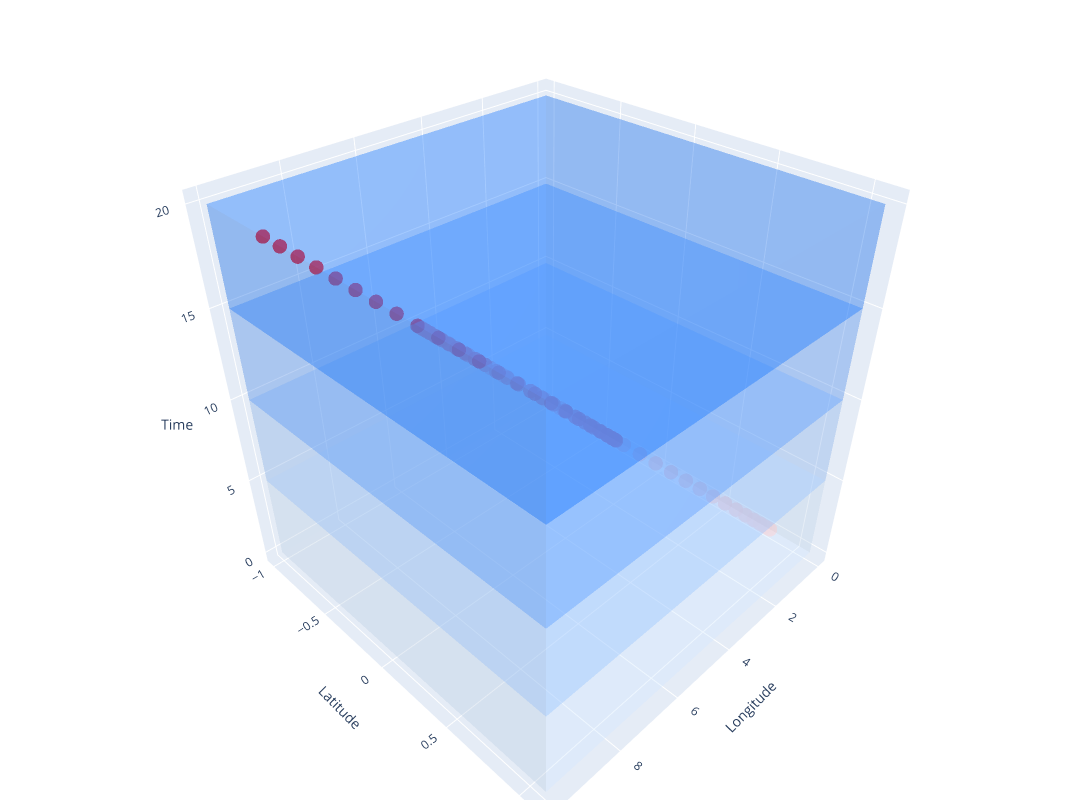

The notebook cell saved with this chart:
### Code cell
import plotly.graph_objects as go
import numpy as np

# Helix equation
t = np.linspace(0, 20, 100)
u = np.linspace(0, 10, 100)
v = np.sin(u)
x, y, z = u, v, t

# Create the main scatter plot
fig = go.Figure(data=[go.Scatter3d(
    x=x,
    y=y,
    z=z,
    mode='markers',
    marker=dict(
        size=5,
        color=z,  
        colorscale=[[0, 'white'], [1, 'red']], 
        opacity=0.8
    )
)])

# Function to add rectangular prisms for different z ranges
def add_prism(fig, z_min, z_max, color):
    x_vertices = [u.min(), u.max(), u.max(), u.min(), u.min(), u.max(), u.max(), u.min()]
    y_vertices = [-1, -1, 1.1, 1.1, -1, -1, 1.1, 1.1] 
    z_vertices = [z_min, z_min, z_min, z_min, z_max, z_max, z_max, z_max]
    
    fig.add_trace(go.Mesh3d(
        x=x_vertices,
        y=y_vertices,
        z=z_vertices,
        color=color,
        opacity=0.2,
        alphahull=0,
        flatshading=True
    ))
# Gradient of blue colors
blue_colors = ['#d0e7ff', '#8dbdff', '#4a93ff', '#0069ff']


add_prism(fig, 0, 5, blue_colors[0])
add_prism(fig, 5, 10, blue_colors[1])
add_prism(fig, 10, 15, blue_colors[2])
add_prism(fig, 15, 20, blue_colors[3])


# Tight layout
fig.update_layout(margin=dict(l=0, r=0, b=0, t=0),
                  title='Positions of a boat over time',
                  scene=dict(
                      xaxis_title='Longitude',
                      yaxis_title='Latitude',
                      zaxis_title='Time'
                  ),
                  width=1200,
    height=800
                 )

fig.show()
